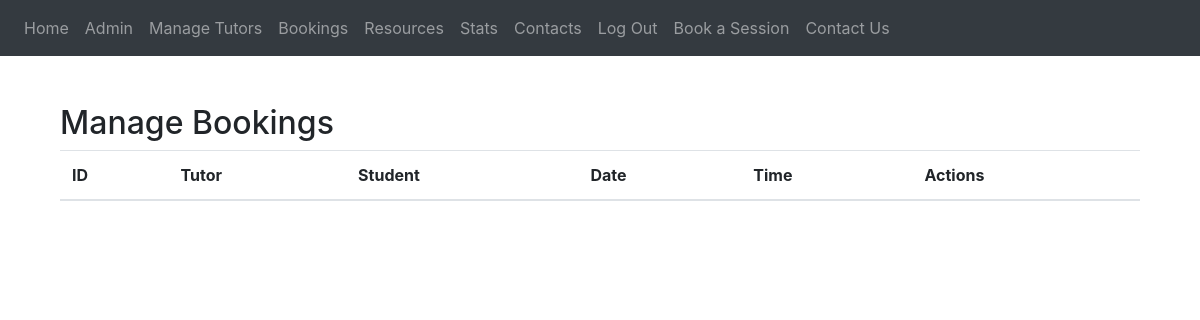
/admin/bookings (signed in), run on an earlier commit of the app's database.
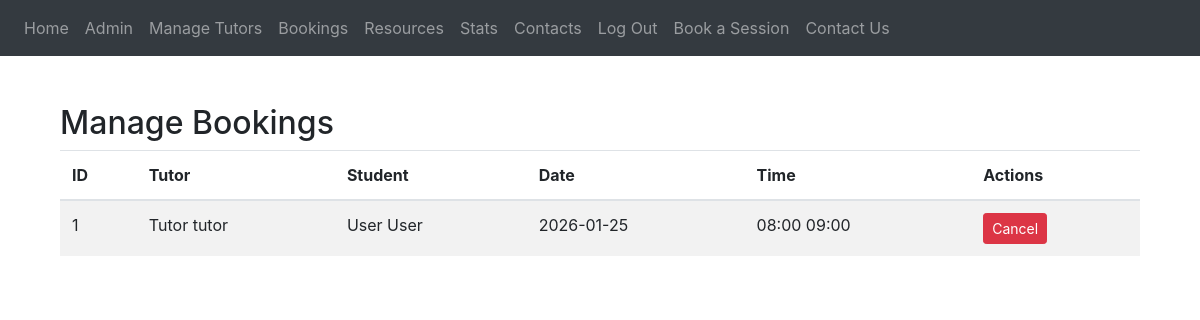
And on a later commit of the database.
### Website/models.py (models this page shows, shortened)
class Bookings(db.Model):
    booking_id = db.Column(db.Integer, primary_key=True)
    tutor_id = db.Column(db.Integer, db.ForeignKey('user.user_id'), nullable=False)
    student_id = db.Column(db.Integer, db.ForeignKey('user.user_id'), nullable=False)
    start_time = db.Column(db.DateTime, nullable=False)
    end_time = db.Column(db.DateTime, nullable=False)
    created_at = db.Column(db.DateTime, server_default=func.now())

class User(db.Model, UserMixin):
    user_id = db.Column(db.Integer, primary_key=True)
    email = db.Column(db.String(100), unique=True, nullable=False)
    password = db.Column(db.String(150), nullable=False)
    first_name = db.Column(db.String(100))
    last_name = db.Column(db.String(100))
    role = db.Column(db.String(15), nullable=False, default='student')
    bookings_as_student = db.relationship(
        'Bookings',
        foreign_keys='Bookings.student_id',
        backref='student'
    )
    bookings_as_tutor = db.relationship(
        'Bookings',
        foreign_keys='Bookings.tutor_id',
        backref='tutor'
    )

### Website/root.py (the view)
@views.route('/admin/bookings')
@login_required
@role_required('admin')
def manage_bookings():
    bookings = Bookings.query.all()
    return render_template('admin/bookings.html', bookings=bookings)

### Website/__init__.py (called while the page is built)
def create_app():
    app = Flask(__name__)
    app.config['SECRET_KEY'] = 'PETR2140'
    app.config['SQLALCHEMY_DATABASE_URI'] = f'sqlite:///{DB_NAME}'
    app.config['UPLOAD_FOLDER'] = 'website/static/resources'
    db.init_app(app)
    from .root import views
    from .auth import auth
    app.register_blueprint(views, url_prefix='/')
    app.register_blueprint(auth, url_prefix='/')
    from .models import User, Bookings, Resources
    with app.app_context():
        db.create_all()
    login_manager = LoginManager()
    login_manager.login_view = 'auth.login'
    login_manager.init_app(app)
    @login_manager.user_loader
    def load_user(id):
        return User.query.get(int(id))
    return app

### Website/templates/admin/bookings.html (shortened to what this page needs)
{% extends "base.html" %}
{% block content %}
<div class="container mt-5">
    <h2>Manage Bookings</h2>
    <table class="table table-striped">
        <thead>
            <tr>
                <th>ID</th>
                <th>Tutor</th>
                <th>Student</th>
                <th>Date</th>
                <th>Time</th>
                <th>Actions</th>
            </tr>
        </thead>
        <tbody>
            {% for booking in bookings %}
            <tr>
                <td>{{ booking.booking_id }}</td>
                <td>
                    {{ booking.tutor.first_name }}
                    {{ booking.tutor.last_name }}
                </td>
                <td>
                    {{ booking.student.first_name }}
                    {{ booking.student.last_name }}
                </td>
                <td>
                    {{ booking.start_time.strftime('%Y-%m-%d') }}
                </td>
                <td>
                    {{ booking.start_time.strftime('%H:%M') }}
                    {{ booking.end_time.strftime('%H:%M') }}
                </td>
                <td>
                    <a href="{{ url_for('views.cancel_booking', booking_id=booking.booking_id) }}"
                       class="btn btn-danger btn-sm"
                       onclick="return confirm('Cancel this booking?');">
                        Cancel
                    </a>
                </td>
            </tr>
            {% endfor %}
        </tbody>
    </table>
</div>
{% endblock %}

### Website/templates/base.html (shortened to what this page needs)
<!DOCTYPE html>
<html>
<head>
    <link rel="stylesheet" href="https://stackpath.bootstrapcdn.com/bootstrap/4.4.1/css/bootstrap.min.css"/>
    <link rel="stylesheet" href="https://stackpath.bootstrapcdn.com/font-awesome/4.7.0/css/font-awesome.min.css"/>
</head>
<body>
<nav class="navbar navbar-expand-lg navbar-dark bg-dark">
    <div class="collapse navbar-collapse" id="navbar">
        <div class="navbar-nav">
            {% if current_user.is_authenticated %}
                <a class="nav-item nav-link" href="{{ url_for('views.home') }}">Home</a>
                {% if current_user.role == 'admin' %}
                    <a class="nav-item nav-link" href="{{ url_for('views.admin_home') }}">Admin</a>
                    <a class="nav-item nav-link" href="{{ url_for('views.manage_tutors') }}">Manage Tutors</a>
                    <a class="nav-item nav-link" href="{{ url_for('views.manage_bookings') }}">Bookings</a>
                    <a class="nav-item nav-link" href="{{ url_for('views.manage_resources') }}">Resources</a>
                    <a class="nav-item nav-link" href="{{ url_for('views.site_stats') }}">Stats</a>
                    <a class="nav-item nav-link" href="{{ url_for('views.contacts') }}">Contacts</a>
                {% elif current_user.role == 'tutor' %}
                    <a class="nav-item nav-link" href="{{ url_for('views.tutor_home') }}">Tutor Dashboard</a>
                {% endif %}
                <a class="nav-item nav-link" href="{{ url_for('auth.logout') }}">Log Out</a>
                <a class="nav-item nav-link" href="{{ url_for('views.booking') }}">Book a Session</a>
                <a class="nav-item nav-link" href="{{ url_for('views.contact') }}">Contact Us</a>
            {% else %}
                <a class="nav-item nav-link" href="{{ url_for('auth.login') }}">Login</a>
                <a class="nav-item nav-link" href="{{ url_for('auth.sign_up') }}">Sign Up</a>
            {% endif %}
        </div>
    </div>
</nav>
<div class="container mt-4">
    {% block content %}{% endblock %}
</div>
</body>
</html>

What changed in the data, as far as the page shows it:
added Bookings: booking_id "1", tutor.first_name "Tutor", tutor.last_name "tutor", student.first_name "User", student.last_name "User", start_time "2026-01-25", start_time "08:00", end_time "09:00"
